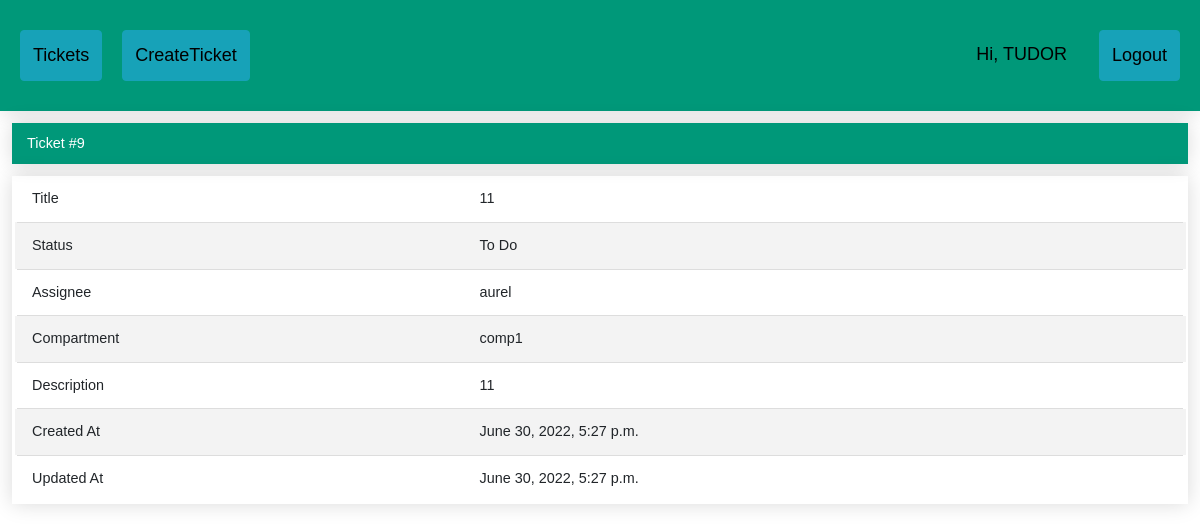
Before: /ticket/9 (signed in) with the older database file.
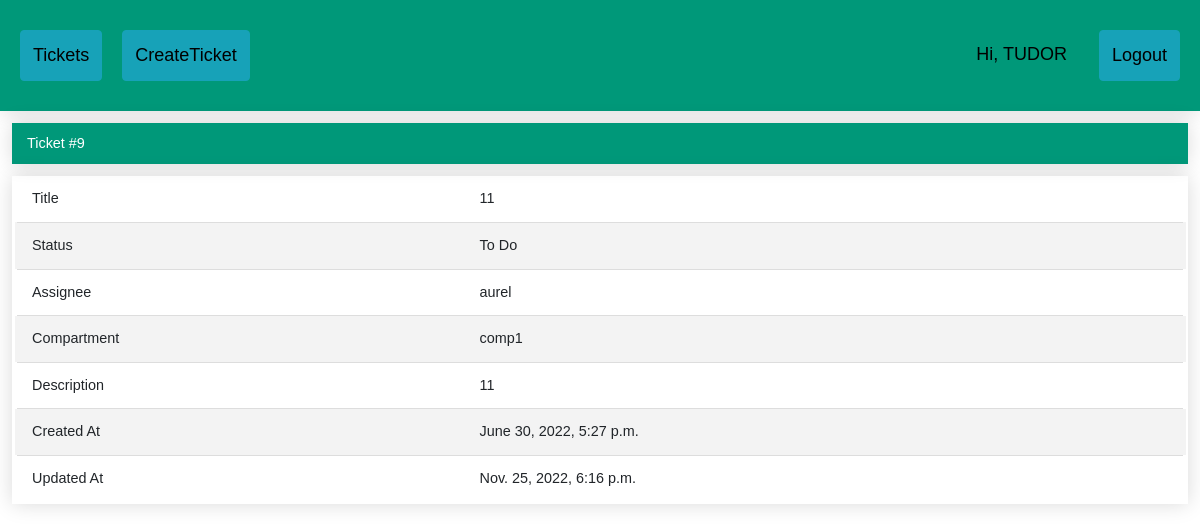
After: the same page with the newer database file.
### ticketApp/models.py (models this page shows)
class Ticket(models.Model):
	title = models.CharField(max_length=100)
	assignee = models.ForeignKey(User, null=True, blank=True, on_delete=models.CASCADE)
	status = models.CharField(max_length=25, choices=TicketStatus.choices, default=TicketStatus.TO_DO)
	compartment = models.CharField(max_length=25, choices=Compartiment.choices, default=None, null=False, blank=False)
	description = models.TextField()
	created_at = models.DateTimeField('created at', auto_now_add=True)
	updated_at = models.DateTimeField('updated at', auto_now=True)
	active = models.BooleanField(default=1)

### ticketApp/views.py (the view)
# urls.py: path('ticket/<int:ticket_id>', views.ticket_by_id, name='ticket_by_id'),
@login_required
def ticket_by_id(request, ticket_id):
	ticket = Ticket.objects.get(pk=ticket_id)
	if request.user == ticket.assignee or request.user.is_superuser or\
			request.user.usercreate.compartment == ticket.compartment:
		return render(request, 'ticket_by_id.html', {'ticket': ticket})
	else:
		return redirect('index')

### ticketApp/templates/ticket_by_id.html (shortened to what this page needs)
{% extends 'base.html' %}
{% block content %}
<div class="ticket">
 <table class="styled-table">
 <h2> Ticket #{{ticket.id}}</h2>
 <tbody>
  <tr>
   <td>Title</td>
   <td>{{ticket.title}}</td>
  </tr>
  <tr>
   <td>Status</td>
   <td>{{ticket.status}}</td>
  </tr>
  <tr>
   <td>Assignee</td>
   <td>{{ticket.assignee}}</td>
  </tr>
    <tr>
   <td>Compartment</td>
   <td>{{ticket.compartment}}</td>
  </tr>
  <tr>
   <td>Description</td>
   <td>{{ticket.description}}</td>
  </tr>
  <tr>
   <td>Created At</td>
   <td>{{ticket.created_at}}</td>
  </tr>
  <tr>
   <td>Updated At</td>
   <td>{{ticket.updated_at}}</td>
  </tr>
 </tbody>
 </table>
</div>
{% endblock %}

Changed rows visible on the page:
changed Ticket "To Do": updated_at "June 30, 2022, 5:27 p.m." → "Nov. 25, 2022, 6:16 p.m."
